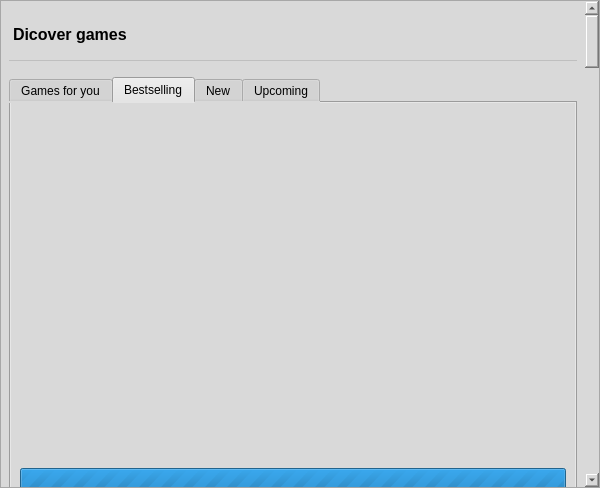
<?xml version="1.0" encoding="UTF-8"?>
<ui version="4.0">
 <class>StorePageOld</class>
 <widget class="QWidget" name="StorePageOld">
  <property name="geometry">
   <rect>
    <x>0</x>
    <y>0</y>
    <width>600</width>
    <height>488</height>
   </rect>
  </property>
  <property name="sizePolicy">
   <sizepolicy hsizetype="Preferred" vsizetype="Preferred">
    <horstretch>0</horstretch>
    <verstretch>0</verstretch>
   </sizepolicy>
  </property>
  <property name="windowTitle">
   <string>Form</string>
  </property>
  <property name="styleSheet">
   <string notr="true">background-color: #d9d9d9;</string>
  </property>
  <layout class="QVBoxLayout" name="pageLayout">
   <property name="spacing">
    <number>0</number>
   </property>
   <property name="leftMargin">
    <number>0</number>
   </property>
   <property name="topMargin">
    <number>0</number>
   </property>
   <property name="rightMargin">
    <number>0</number>
   </property>
   <property name="bottomMargin">
    <number>0</number>
   </property>
   <item>
    <widget class="QScrollArea" name="pageScrollArea">
     <property name="horizontalScrollBarPolicy">
      <enum>Qt::ScrollBarPolicy::ScrollBarAlwaysOff</enum>
     </property>
     <property name="widgetResizable">
      <bool>true</bool>
     </property>
     <widget class="QWidget" name="pageScrollAreaContents">
      <property name="geometry">
       <rect>
        <x>0</x>
        <y>0</y>
        <width>579</width>
        <height>4199</height>
       </rect>
      </property>
      <layout class="QVBoxLayout" name="pageScrollAreaContentsLayout">
       <property name="spacing">
        <number>16</number>
       </property>
       <property name="leftMargin">
        <number>8</number>
       </property>
       <property name="topMargin">
        <number>8</number>
       </property>
       <property name="rightMargin">
        <number>8</number>
       </property>
       <property name="bottomMargin">
        <number>16</number>
       </property>
       <item>
        <widget class="QLabel" name="discoverLabel">
         <property name="font">
          <font>
           <pointsize>12</pointsize>
           <bold>true</bold>
          </font>
         </property>
         <property name="styleSheet">
          <string notr="true">padding: 16px 0; border-bottom: 1px solid #bfbfbf;</string>
         </property>
         <property name="text">
          <string>Dicover games</string>
         </property>
        </widget>
       </item>
       <item>
        <widget class="QTabWidget" name="discoverTabWidget">
         <property name="minimumSize">
          <size>
           <width>0</width>
           <height>780</height>
          </size>
         </property>
         <property name="currentIndex">
          <number>1</number>
         </property>
         <widget class="QWidget" name="discoverGamesForYouTab">
          <attribute name="title">
           <string>Games for you</string>
          </attribute>
          <layout class="QVBoxLayout" name="discoverGamesForYouTabLayout">
           <property name="spacing">
            <number>0</number>
           </property>
           <property name="leftMargin">
            <number>0</number>
           </property>
           <property name="topMargin">
            <number>0</number>
           </property>
           <property name="rightMargin">
            <number>0</number>
           </property>
           <property name="bottomMargin">
            <number>0</number>
           </property>
           <item>
            <widget class="QStackedWidget" name="discoverGamesForYouStackedWidget">
             <widget class="QWidget" name="discoverGamesForYouLoadingPage">
              <layout class="QVBoxLayout" name="discoverGamesForYouLoadingPageLayout">
               <item>
                <widget class="QProgressBar" name="discoverGamesForYouProgressBar">
                 <property name="maximum">
                  <number>0</number>
                 </property>
                </widget>
               </item>
              </layout>
             </widget>
             <widget class="QWidget" name="discoverGamesForYouResultsPage">
              <property name="sizePolicy">
               <sizepolicy hsizetype="Preferred" vsizetype="Expanding">
                <horstretch>0</horstretch>
                <verstretch>0</verstretch>
               </sizepolicy>
              </property>
              <layout class="QVBoxLayout" name="discoverGamesForYouResultsPageLayout">
               <property name="spacing">
                <number>1</number>
               </property>
               <property name="leftMargin">
                <number>0</number>
               </property>
               <property name="topMargin">
                <number>0</number>
               </property>
               <property name="rightMargin">
                <number>0</number>
               </property>
               <property name="bottomMargin">
                <number>0</number>
               </property>
              </layout>
             </widget>
            </widget>
           </item>
          </layout>
         </widget>
         <widget class="QWidget" name="discoverBestsellingTab">
          <attribute name="title">
           <string>Bestselling</string>
          </attribute>
          <layout class="QVBoxLayout" name="discoverBestsellingTabLayout">
           <property name="spacing">
            <number>0</number>
           </property>
           <property name="leftMargin">
            <number>0</number>
           </property>
           <property name="topMargin">
            <number>0</number>
           </property>
           <property name="rightMargin">
            <number>0</number>
           </property>
           <property name="bottomMargin">
            <number>0</number>
           </property>
           <item>
            <widget class="QStackedWidget" name="discoverBestsellingStackedWidget">
             <widget class="QWidget" name="discoverBestsellingLoadingPage">
              <layout class="QVBoxLayout" name="discoverBestsellingLoadingPageLayout">
               <item>
                <widget class="QProgressBar" name="discoverBestsellingProgressBar">
                 <property name="maximum">
                  <number>0</number>
                 </property>
                </widget>
               </item>
              </layout>
             </widget>
             <widget class="QWidget" name="discoverBestsellingResultsPage">
              <property name="sizePolicy">
               <sizepolicy hsizetype="Preferred" vsizetype="Expanding">
                <horstretch>0</horstretch>
                <verstretch>0</verstretch>
               </sizepolicy>
              </property>
              <layout class="QVBoxLayout" name="discoverBestsellingResultsPageLayout">
               <property name="spacing">
                <number>1</number>
               </property>
               <property name="leftMargin">
                <number>0</number>
               </property>
               <property name="topMargin">
                <number>0</number>
               </property>
               <property name="rightMargin">
                <number>0</number>
               </property>
               <property name="bottomMargin">
                <number>0</number>
               </property>
              </layout>
             </widget>
            </widget>
           </item>
          </layout>
         </widget>
         <widget class="QWidget" name="discoverNewTab">
          <attribute name="title">
           <string>New</string>
          </attribute>
          <layout class="QVBoxLayout" name="discoverNewTabLayout">
           <property name="spacing">
            <number>0</number>
           </property>
           <property name="leftMargin">
            <number>0</number>
           </property>
           <property name="topMargin">
            <number>0</number>
           </property>
           <property name="rightMargin">
            <number>0</number>
           </property>
           <property name="bottomMargin">
            <number>0</number>
           </property>
           <item>
            <widget class="QStackedWidget" name="discoverNewStackedWidget">
             <widget class="QWidget" name="discoverNewLoadingPage">
              <layout class="QVBoxLayout" name="discoverNewLoadingPageLayout">
               <item>
                <widget class="QProgressBar" name="discoverNewProgressBar">
                 <property name="maximum">
                  <number>0</number>
                 </property>
                </widget>
               </item>
              </layout>
             </widget>
             <widget class="QWidget" name="discoverNewResultsPage">
              <layout class="QVBoxLayout" name="discoverNewResultsPageLayout">
               <property name="spacing">
                <number>1</number>
               </property>
               <property name="leftMargin">
                <number>0</number>
               </property>
               <property name="topMargin">
                <number>0</number>
               </property>
               <property name="rightMargin">
                <number>0</number>
               </property>
               <property name="bottomMargin">
                <number>0</number>
               </property>
              </layout>
             </widget>
            </widget>
           </item>
          </layout>
         </widget>
         <widget class="QWidget" name="discoverUpcomingTab">
          <attribute name="title">
           <string>Upcoming</string>
          </attribute>
          <layout class="QVBoxLayout" name="discoverUpcomingTabLayout">
           <property name="spacing">
            <number>0</number>
           </property>
           <property name="leftMargin">
            <number>0</number>
           </property>
           <property name="topMargin">
            <number>0</number>
           </property>
           <property name="rightMargin">
            <number>0</number>
           </property>
           <property name="bottomMargin">
            <number>0</number>
           </property>
           <item>
            <widget class="QStackedWidget" name="discoverUpcomingStackedWidget">
             <widget class="QWidget" name="discoverUpcomingLoadingPage">
              <layout class="QVBoxLayout" name="discoverUpcomingLoadingPageLayout">
               <item>
                <widget class="QProgressBar" name="discoverUpcomingProgressBar">
                 <property name="maximum">
                  <number>0</number>
                 </property>
                </widget>
               </item>
              </layout>
             </widget>
             <widget class="QWidget" name="discoverUpcomingResultsPage">
              <layout class="QVBoxLayout" name="discoverUpcomingResultsPageLayout">
               <property name="spacing">
                <number>1</number>
               </property>
               <property name="leftMargin">
                <number>0</number>
               </property>
               <property name="topMargin">
                <number>0</number>
               </property>
               <property name="rightMargin">
                <number>0</number>
               </property>
               <property name="bottomMargin">
                <number>0</number>
               </property>
              </layout>
             </widget>
            </widget>
           </item>
          </layout>
         </widget>
        </widget>
       </item>
       <item alignment="Qt::AlignmentFlag::AlignHCenter">
        <widget class="QPushButton" name="showCatalogButton">
         <property name="cursor">
          <cursorShape>PointingHandCursor</cursorShape>
         </property>
         <property name="text">
          <string>Show more</string>
         </property>
        </widget>
       </item>
       <item>
        <widget class="QLabel" name="dealOfTheDayLabel">
         <property name="font">
          <font>
           <pointsize>12</pointsize>
           <bold>true</bold>
          </font>
         </property>
         <property name="styleSheet">
          <string notr="true">padding: 16px 0; border-bottom: 1px solid #bfbfbf;</string>
         </property>
         <property name="text">
          <string>Deal of the Day</string>
         </property>
        </widget>
       </item>
       <item>
        <widget class="QScrollArea" name="dealOfTheDayScrollArea">
         <property name="minimumSize">
          <size>
           <width>0</width>
           <height>247</height>
          </size>
         </property>
         <property name="verticalScrollBarPolicy">
          <enum>Qt::ScrollBarPolicy::ScrollBarAlwaysOff</enum>
         </property>
         <property name="widgetResizable">
          <bool>true</bool>
         </property>
         <widget class="QWidget" name="dealOfTheDayScrollAreaContents">
          <property name="geometry">
           <rect>
            <x>0</x>
            <y>0</y>
            <width>559</width>
            <height>243</height>
           </rect>
          </property>
          <layout class="QHBoxLayout" name="dealOfTheDayScrollAreaContentsLayout">
           <property name="spacing">
            <number>24</number>
           </property>
           <property name="topMargin">
            <number>0</number>
           </property>
          </layout>
         </widget>
        </widget>
       </item>
       <item>
        <widget class="QLabel" name="nowOnSaleLabel">
         <property name="font">
          <font>
           <pointsize>12</pointsize>
           <bold>true</bold>
          </font>
         </property>
         <property name="styleSheet">
          <string notr="true">padding: 16px 0; border-bottom: 1px solid #bfbfbf;</string>
         </property>
         <property name="text">
          <string>Now on sale</string>
         </property>
         <property name="textFormat">
          <enum>Qt::TextFormat::PlainText</enum>
         </property>
        </widget>
       </item>
       <item>
        <widget class="QStackedWidget" name="nowOnSaleStackedWidget">
         <widget class="QWidget" name="nowOnSaleLoadingPage">
          <layout class="QVBoxLayout" name="nowOnSaleLoadingPageLayout">
           <item>
            <widget class="QProgressBar" name="nowOnSaleProgressBar">
             <property name="maximum">
              <number>0</number>
             </property>
            </widget>
           </item>
          </layout>
         </widget>
         <widget class="QWidget" name="nowOnSaleResultsPage">
          <layout class="QVBoxLayout" name="nowOnSaleResultsLayout">
           <property name="spacing">
            <number>0</number>
           </property>
           <property name="leftMargin">
            <number>0</number>
           </property>
           <property name="topMargin">
            <number>0</number>
           </property>
           <property name="rightMargin">
            <number>0</number>
           </property>
           <property name="bottomMargin">
            <number>0</number>
           </property>
           <item>
            <widget class="QTabWidget" name="nowOnSaleTabWidget">
             <property name="currentIndex">
              <number>0</number>
             </property>
             <widget class="QWidget" name="nowOnSaleDealsTab">
              <attribute name="title">
               <string>Featured deals</string>
              </attribute>
              <layout class="QVBoxLayout" name="nowOnSaleDealsLayout">
               <property name="spacing">
                <number>0</number>
               </property>
               <property name="leftMargin">
                <number>0</number>
               </property>
               <property name="topMargin">
                <number>0</number>
               </property>
               <property name="rightMargin">
                <number>0</number>
               </property>
               <property name="bottomMargin">
                <number>0</number>
               </property>
               <item>
                <widget class="QScrollArea" name="nowOnSaleDealsScrollArea">
                 <property name="minimumSize">
                  <size>
                   <width>548</width>
                   <height>474</height>
                  </size>
                 </property>
                 <property name="verticalScrollBarPolicy">
                  <enum>Qt::ScrollBarPolicy::ScrollBarAlwaysOff</enum>
                 </property>
                 <property name="widgetResizable">
                  <bool>true</bool>
                 </property>
                 <widget class="QWidget" name="nowOnSaleDealsScrollAreaContents">
                  <property name="geometry">
                   <rect>
                    <x>0</x>
                    <y>0</y>
                    <width>548</width>
                    <height>474</height>
                   </rect>
                  </property>
                  <layout class="QGridLayout" name="nowOnSaleDealsScrollAreaContentsLayout">
                   <property name="spacing">
                    <number>24</number>
                   </property>
                  </layout>
                 </widget>
                </widget>
               </item>
              </layout>
             </widget>
            </widget>
           </item>
          </layout>
         </widget>
        </widget>
       </item>
       <item>
        <widget class="QLabel" name="customSectionExclusivesLabel">
         <property name="font">
          <font>
           <pointsize>12</pointsize>
           <bold>true</bold>
          </font>
         </property>
         <property name="styleSheet">
          <string notr="true">padding: 16px 0; border-bottom: 1px solid #bfbfbf;</string>
         </property>
         <property name="text">
          <string>Only on GOG</string>
         </property>
         <property name="textFormat">
          <enum>Qt::TextFormat::PlainText</enum>
         </property>
        </widget>
       </item>
       <item>
        <widget class="QStackedWidget" name="customSectionExclusivesStackedWidget">
         <widget class="QWidget" name="customSectionExclusivesLoadingPage">
          <layout class="QVBoxLayout" name="customSectionExclusivesLoadingPageLayout">
           <item>
            <widget class="QProgressBar" name="customSectionExclusivesProgressBar">
             <property name="maximum">
              <number>0</number>
             </property>
            </widget>
           </item>
          </layout>
         </widget>
         <widget class="QWidget" name="customSectionExclusivesResultsPage">
          <layout class="QVBoxLayout" name="customSectionExclusivesResultsPageLayout">
           <property name="spacing">
            <number>0</number>
           </property>
           <property name="leftMargin">
            <number>0</number>
           </property>
           <property name="topMargin">
            <number>0</number>
           </property>
           <property name="rightMargin">
            <number>0</number>
           </property>
           <property name="bottomMargin">
            <number>0</number>
           </property>
           <item>
            <widget class="QScrollArea" name="customSectionExclusivesResultsScrollArea">
             <property name="minimumSize">
              <size>
               <width>0</width>
               <height>568</height>
              </size>
             </property>
             <property name="verticalScrollBarPolicy">
              <enum>Qt::ScrollBarPolicy::ScrollBarAlwaysOff</enum>
             </property>
             <property name="widgetResizable">
              <bool>true</bool>
             </property>
             <widget class="QWidget" name="customSectionExclusivesResultsScrollAreaContents">
              <property name="geometry">
               <rect>
                <x>0</x>
                <y>0</y>
                <width>100</width>
                <height>568</height>
               </rect>
              </property>
              <layout class="QGridLayout" name="customSectionExclusivesResultsScrollAreaContentsLayout">
               <property name="topMargin">
                <number>0</number>
               </property>
               <property name="spacing">
                <number>24</number>
               </property>
              </layout>
             </widget>
            </widget>
           </item>
          </layout>
         </widget>
        </widget>
       </item>
       <item>
        <widget class="QLabel" name="customSectionGOG">
         <property name="font">
          <font>
           <pointsize>12</pointsize>
           <bold>true</bold>
          </font>
         </property>
         <property name="styleSheet">
          <string notr="true">padding: 16px 0; border-bottom: 1px solid #bfbfbf;</string>
         </property>
         <property name="text">
          <string>Good Old Games</string>
         </property>
         <property name="textFormat">
          <enum>Qt::TextFormat::PlainText</enum>
         </property>
        </widget>
       </item>
       <item>
        <widget class="QStackedWidget" name="customSectionGOGStackedWidget">
         <widget class="QWidget" name="customSectionGOGLoadingPage">
          <layout class="QVBoxLayout" name="customSectionGOGLoadingPageLayout">
           <item>
            <widget class="QProgressBar" name="customSectionGOGProgressBar">
             <property name="maximum">
              <number>0</number>
             </property>
            </widget>
           </item>
          </layout>
         </widget>
         <widget class="QWidget" name="customSectionGOGResultsPage">
          <layout class="QVBoxLayout" name="customSectionGOGResultsPageLayout">
           <property name="spacing">
            <number>0</number>
           </property>
           <property name="leftMargin">
            <number>0</number>
           </property>
           <property name="topMargin">
            <number>0</number>
           </property>
           <property name="rightMargin">
            <number>0</number>
           </property>
           <property name="bottomMargin">
            <number>0</number>
           </property>
           <item>
            <widget class="QScrollArea" name="customSectionGOGResultsScrollArea">
             <property name="minimumSize">
              <size>
               <width>0</width>
               <height>482</height>
              </size>
             </property>
             <property name="verticalScrollBarPolicy">
              <enum>Qt::ScrollBarPolicy::ScrollBarAlwaysOff</enum>
             </property>
             <property name="widgetResizable">
              <bool>true</bool>
             </property>
             <widget class="QWidget" name="customSectionGOGResultsScrollAreaContents">
              <property name="geometry">
               <rect>
                <x>0</x>
                <y>0</y>
                <width>100</width>
                <height>482</height>
               </rect>
              </property>
              <layout class="QGridLayout" name="customSectionGOGResultsScrollAreaContentsLayout">
               <property name="topMargin">
                <number>0</number>
               </property>
               <property name="spacing">
                <number>24</number>
               </property>
              </layout>
             </widget>
            </widget>
           </item>
          </layout>
         </widget>
        </widget>
       </item>
       <item>
        <widget class="QLabel" name="customSectionCDPRLabel">
         <property name="font">
          <font>
           <pointsize>12</pointsize>
           <bold>true</bold>
          </font>
         </property>
         <property name="styleSheet">
          <string notr="true">padding: 16px 0; border-bottom: 1px solid #bfbfbf;</string>
         </property>
         <property name="text">
          <string>CD PROJEKT RED</string>
         </property>
         <property name="textFormat">
          <enum>Qt::TextFormat::PlainText</enum>
         </property>
        </widget>
       </item>
       <item>
        <widget class="QStackedWidget" name="customSectionCDPRStackedWidget">
         <widget class="QWidget" name="customSectionCDPRLoadingPage">
          <layout class="QVBoxLayout" name="customSectionCDPRLoadingPageLayout">
           <item>
            <widget class="QProgressBar" name="customSectionCDPRProgressBar">
             <property name="maximum">
              <number>0</number>
             </property>
            </widget>
           </item>
          </layout>
         </widget>
         <widget class="QWidget" name="customSectionCDPRResultsPage">
          <layout class="QVBoxLayout" name="customSectionCDPRResultsPageLayout">
           <property name="spacing">
            <number>0</number>
           </property>
           <property name="leftMargin">
            <number>0</number>
           </property>
           <property name="topMargin">
            <number>0</number>
           </property>
           <property name="rightMargin">
            <number>0</number>
           </property>
           <property name="bottomMargin">
            <number>0</number>
           </property>
           <item>
            <widget class="QScrollArea" name="customSectionCDPRScrollArea">
             <property name="minimumSize">
              <size>
               <width>0</width>
               <height>273</height>
              </size>
             </property>
             <property name="verticalScrollBarPolicy">
              <enum>Qt::ScrollBarPolicy::ScrollBarAlwaysOff</enum>
             </property>
             <property name="widgetResizable">
              <bool>true</bool>
             </property>
             <widget class="QWidget" name="customSectionCDPRScrollAreaContents">
              <property name="geometry">
               <rect>
                <x>0</x>
                <y>0</y>
                <width>100</width>
                <height>273</height>
               </rect>
              </property>
              <layout class="QHBoxLayout" name="customSectionCDPRScrollAreaContentsLayout">
               <property name="spacing">
                <number>24</number>
               </property>
               <property name="topMargin">
                <number>0</number>
               </property>
              </layout>
             </widget>
            </widget>
           </item>
          </layout>
         </widget>
        </widget>
       </item>
       <item>
        <widget class="QLabel" name="recommendedDlcLabel">
         <property name="font">
          <font>
           <pointsize>12</pointsize>
           <bold>true</bold>
          </font>
         </property>
         <property name="styleSheet">
          <string notr="true">padding: 16px 0; border-bottom: 1px solid #bfbfbf;</string>
         </property>
         <property name="text">
          <string>Additional content for your games</string>
         </property>
        </widget>
       </item>
       <item>
        <widget class="QStackedWidget" name="recommendedDlcStackedWidget">
         <widget class="QWidget" name="recommendedDlcLoadingPage">
          <layout class="QVBoxLayout" name="recommendedDlcLoadingPageLayout">
           <item>
            <widget class="QProgressBar" name="recommendedDlcrogressBar">
             <property name="maximum">
              <number>0</number>
             </property>
            </widget>
           </item>
          </layout>
         </widget>
         <widget class="QWidget" name="recommendedDlcResultsPage">
          <layout class="QVBoxLayout" name="recommendedDlcResultsPageLayout">
           <property name="spacing">
            <number>0</number>
           </property>
           <property name="leftMargin">
            <number>0</number>
           </property>
           <property name="topMargin">
            <number>0</number>
           </property>
           <property name="rightMargin">
            <number>0</number>
           </property>
           <property name="bottomMargin">
            <number>0</number>
           </property>
           <item>
            <widget class="QScrollArea" name="recommendedDlcScrollArea">
             <property name="minimumSize">
              <size>
               <width>0</width>
               <height>273</height>
              </size>
             </property>
             <property name="verticalScrollBarPolicy">
              <enum>Qt::ScrollBarPolicy::ScrollBarAlwaysOff</enum>
             </property>
             <property name="widgetResizable">
              <bool>true</bool>
             </property>
             <widget class="QWidget" name="recommendedDlcScrollAreaContents">
              <property name="geometry">
               <rect>
                <x>0</x>
                <y>0</y>
                <width>100</width>
                <height>273</height>
               </rect>
              </property>
              <layout class="QHBoxLayout" name="recommendedDlcScrollAreaContentsLayout">
               <property name="spacing">
                <number>24</number>
               </property>
               <property name="topMargin">
                <number>0</number>
               </property>
              </layout>
             </widget>
            </widget>
           </item>
          </layout>
         </widget>
        </widget>
       </item>
       <item>
        <widget class="QLabel" name="newsLabel">
         <property name="font">
          <font>
           <pointsize>12</pointsize>
           <bold>true</bold>
          </font>
         </property>
         <property name="styleSheet">
          <string notr="true">padding: 16px 0; border-bottom: 1px solid #bfbfbf;</string>
         </property>
         <property name="text">
          <string>News</string>
         </property>
         <property name="textFormat">
          <enum>Qt::TextFormat::AutoText</enum>
         </property>
        </widget>
       </item>
       <item>
        <widget class="QStackedWidget" name="newsStackedWidget">
         <widget class="QWidget" name="newsLoadingPage">
          <layout class="QVBoxLayout" name="newsLoadingPageLayout">
           <item>
            <widget class="QProgressBar" name="newsProgressBar">
             <property name="maximum">
              <number>0</number>
             </property>
             <property name="value">
              <number>-1</number>
             </property>
            </widget>
           </item>
          </layout>
         </widget>
         <widget class="QWidget" name="newsResultsPage">
          <layout class="QHBoxLayout" name="newsResultsPageLayout">
           <property name="topMargin">
            <number>0</number>
           </property>
           <property name="bottomMargin">
            <number>0</number>
           </property>
           <item>
            <widget class="QScrollArea" name="newsScrollArea">
             <property name="sizePolicy">
              <sizepolicy hsizetype="Expanding" vsizetype="Fixed">
               <horstretch>0</horstretch>
               <verstretch>0</verstretch>
              </sizepolicy>
             </property>
             <property name="minimumSize">
              <size>
               <width>0</width>
               <height>296</height>
              </size>
             </property>
             <property name="verticalScrollBarPolicy">
              <enum>Qt::ScrollBarPolicy::ScrollBarAlwaysOff</enum>
             </property>
             <property name="widgetResizable">
              <bool>true</bool>
             </property>
             <widget class="QWidget" name="newsScrollAreaContents">
              <property name="geometry">
               <rect>
                <x>0</x>
                <y>0</y>
                <width>100</width>
                <height>296</height>
               </rect>
              </property>
              <layout class="QHBoxLayout" name="newsScrollAreaContentsLayout">
               <property name="spacing">
                <number>24</number>
               </property>
               <property name="leftMargin">
                <number>0</number>
               </property>
               <property name="topMargin">
                <number>0</number>
               </property>
               <property name="rightMargin">
                <number>0</number>
               </property>
               <property name="bottomMargin">
                <number>8</number>
               </property>
              </layout>
             </widget>
            </widget>
           </item>
          </layout>
         </widget>
        </widget>
       </item>
       <item>
        <spacer name="pageVerticalSpacer">
         <property name="orientation">
          <enum>Qt::Orientation::Vertical</enum>
         </property>
         <property name="sizeHint" stdset="0">
          <size>
           <width>20</width>
           <height>40</height>
          </size>
         </property>
        </spacer>
       </item>
      </layout>
     </widget>
    </widget>
   </item>
  </layout>
 </widget>
 <resources/>
 <connections/>
</ui>
